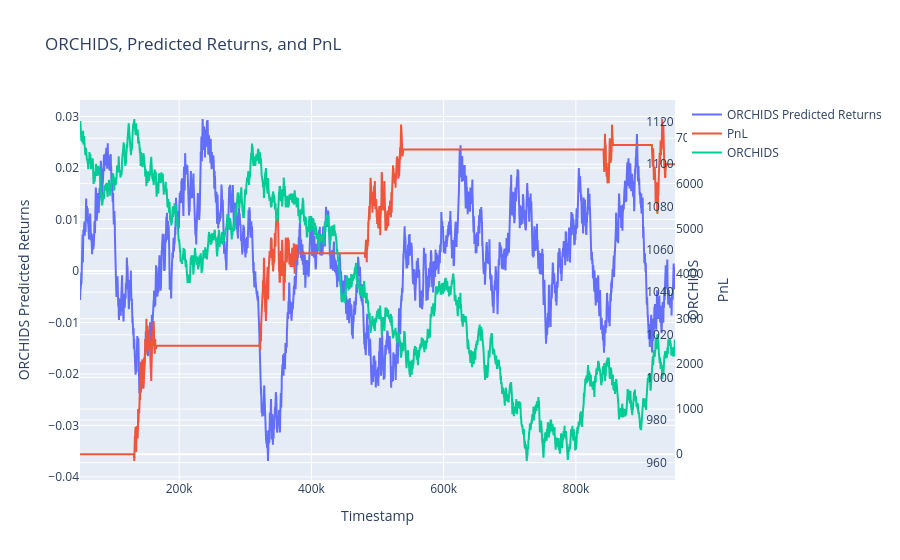

Notebook code for this chart:
### Code cell
import plotly.graph_objects as go

# Create the first trace for ORCHIDS_pred_returns_in_500_its
trace1 = go.Scatter(
    x=df_backtest['timestamp'],
    y=df_backtest['ORCHIDS_pred_returns_in_500_its'],
    name='ORCHIDS Predicted Returns',
    yaxis='y1'
)

# Create the second trace for pnl
trace2 = go.Scatter(
    x=df_backtest['timestamp'],
    y=df_backtest['pnl'],
    name='PnL',
    yaxis='y2'
)

# Create the third trace for ORCHIDS
trace3 = go.Scatter(
    x=df_backtest['timestamp'],
    y=df_backtest['ORCHIDS'],
    name='ORCHIDS',
    yaxis='y3'
)

# Create the layout for the graph
layout = go.Layout(
    title='ORCHIDS, Predicted Returns, and PnL',
    xaxis=dict(title='Timestamp'),
    yaxis=dict(
        title='ORCHIDS Predicted Returns',
        side='left'
    ),
    yaxis2=dict(
        title='PnL',
        side='right',
        overlaying='y'
    ),
    yaxis3=dict(
        title='ORCHIDS',
        side='right',
        overlaying='y',
        position=0.95
    )
)

# Create the figure and add the traces and layout
fig = go.Figure(data=[trace1, trace2, trace3], layout=layout)

# Show the plot
fig.show()

### Figure 1 — Plotly figure (JSON) as saved in the notebook; plotly's stock layout.template omitted (floating-point values rounded to 4 significant figures; data arrays with more than 128 entries replaced by an {"elided": "..."} marker saying what was removed)
{"data": [{"name": "ORCHIDS Predicted Returns", "type": "scatter", "x": {"elided": "9000 int values"}, "y": {"elided": "9000 float values"}, "yaxis": "y"}, {"name": "PnL", "type": "scatter", "x": {"elided": "9000 int values"}, "y": {"elided": "9000 int values"}, "yaxis": "y2"}, {"name": "ORCHIDS", "type": "scatter", "x": {"elided": "9000 int values"}, "y": {"elided": "9000 float values"}, "yaxis": "y3"}], "layout": {"title": {"text": "ORCHIDS, Predicted Returns, and PnL"}, "xaxis": {"title": {"text": "Timestamp"}}, "yaxis": {"side": "left", "title": {"text": "ORCHIDS Predicted Returns"}}, "yaxis2": {"overlaying": "y", "side": "right", "title": {"text": "PnL"}}, "yaxis3": {"overlaying": "y", "position": 0.95, "side": "right", "title": {"text": "ORCHIDS"}}}}
